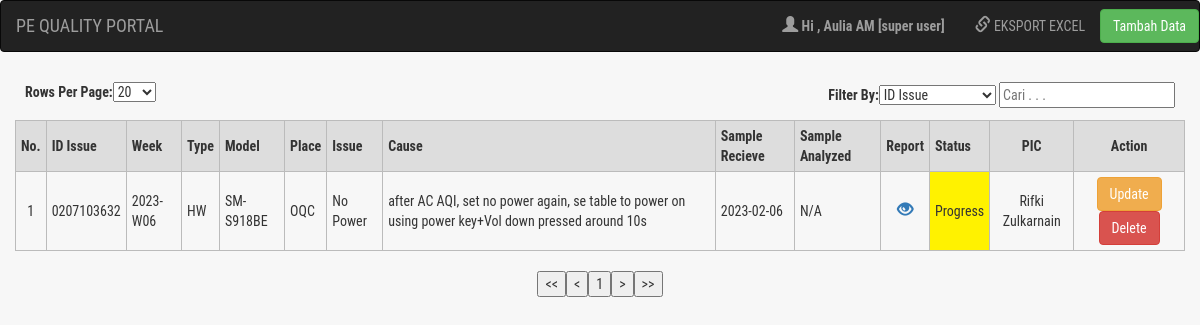
The page /active_issue.php (signed in) on the database its author committed.
### tables this page shows
CREATE TABLE `analisa` (
  `id` int(11) NOT NULL,
  `issue_id` varchar(100) NOT NULL,
  `nama` varchar(100) NOT NULL,
  `week` varchar(100) NOT NULL,
  `type` varchar(100) NOT NULL,
  `model` varchar(100) NOT NULL,
  `place` varchar(100) NOT NULL,
  `issue` varchar(100) NOT NULL,
  `cause` varchar(100) NOT NULL,
  `sample_recieve` varchar(100) NOT NULL,
  `sample_analyze` varchar(100) NOT NULL,
  `report` varchar(100) NOT NULL,
  `status` varchar(100) NOT NULL,
  `timestamp` varchar(100) NOT NULL,
  `part` varchar(100) NOT NULL
);

### active_issue.php (the view, shortened to what this page needs)
<!DOCTYPE html>
<html>
<head>
  <link rel="stylesheet" href="https://maxcdn.bootstrapcdn.com/bootstrap/3.4.1/css/bootstrap.min.css">
  <link rel="stylesheet" href="https://maxcdn.bootstrapcdn.com/font-awesome/4.7.0/css/font-awesome.min.css">
</head>
<nav class="navbar navbar-inverse">
  <div class="container-fluid">
    <div class="navbar-header">
      <a class="navbar-brand" href="index.php">PE QUALITY PORTAL</a>
    </div>
      <ul class="nav navbar-nav navbar-right">
	  <li class="dropdown"><a class="dropdown-toggle thick" data-toggle="dropdown" href="#"><span class="glyphicon glyphicon-user"></span> Hi , <?php if( !isset($_SESSION['name']) ){    echo "Selamat Datang !" ;}   else{    echo $_SESSION['name']." [".$_SESSION['level']."]" ;}    ?>
      </li>
	  <li><a href="export_active_issue.php"><span class="glyphicon glyphicon-link"></span>  EKSPORT EXCEL</a></li>
      <a class="btn btn-success navbar-btn" href="input.php">Tambah Data</a>
    </ul>
  </div>
</nav>
<body>
<div class="container-fluid">
	<table  class="tablemanager">
		<thead>
			<tr>
				<th style="text-align:center;" class="disableSort">No.</th>
				<th class="disableSort">ID Issue</th>
				<th class="disableSort">Week</th>
				<th class="disableSort">Type</th>
				<th class="disableSort">Model</th>
				<th class="disableSort">Place</th>
				<th class="disableSort">Issue</th>
				<th class="disableSort">Cause</th>
				<th class="disableSort">Sample Recieve</th>
				<th class="disableSort">Sample Analyzed</th>
				<th style="text-align:center;" class="disableSort">Report</th>
				<th class="disableSort">Status</th>
				<th style="text-align:center;" class="disableSort">PIC</th>
				<th style="text-align:center;" class="disableSort disableFilterBy">Action</th>
			</tr>
            </thead>
		<?php
$koneksi = mysqli_connect("localhost","root","","pe_analisa");
if ($_SESSION['level']=='super user'){
	$query_mysql = mysqli_query($koneksi,"SELECT * FROM `analisa` WHERE status NOT LIKE 'Finish%' ORDER BY `analisa`.`week` DESC ");
}
else{
	$pengguna = $_SESSION['name'];
	$query_mysql = mysqli_query($koneksi,"SELECT * FROM `analisa` WHERE nama='$pengguna' AND status NOT LIKE 'Finish%' ORDER BY `analisa`.`week` DESC ");
}
$nomor = 1;
while($data = mysqli_fetch_array($query_mysql)){
	$kodewarna = $data['status'];
	$file = 'file/'.$data['report'];
if($data['report'] > 1){
	$filename='<span class="glyphicon glyphicon-eye-open"></span>';
}
else{
    $filename='';
}
if(strpos($kodewarna,'Progress')!==false){
	$warna='#fff200';
  }
  elseif(strpos($kodewarna,'Issue Baru')!==false){
	$warna='#ff6928';
  }
  elseif(strpos($kodewarna,'Finish')!==false){
	$warna='#7fb765';
  }
  else{
	$warna='white';
  }
		echo "<tbody>";
		echo "<tr>";
		echo "<td style='text-align:center;'>".$nomor++."</td>";
		echo "<td>".$data['issue_id']."</td>";
		echo "<td>".$data['week']."</td>";
		echo "<td>".$data['type']."</td>";
		echo "<td>".$data['model']."</td>";
		echo "<td>".$data['place']."</td>";
		echo "<td>".$data['issue']."</td>";
		echo "<td>".$data['cause']."</td>";
		echo "<td>".$data['sample_recieve']."</td>";
		echo "<td>".$data['sample_analyze']."</td> ";
		echo "<td style='text-align:center;'><a href='$file'>".$filename."</a></td>";
		echo "<td bgcolor=$warna>".$data['status']."</td>";
		echo "<td style='text-align:center;'>".$data['nama']."</td>";
        echo "<td style='text-align:center;'>";
        echo "<a class='btn btn-warning' href='edit.php?id=$data[id]'>Update</a> ";
        echo "<a onClick=\"return confirm('Are you sure you want to delete?')\" class='btn btn-danger' href='hapus.php?id=$data[id]'>Delete</a>";
        echo "</td>";
echo "</tr>";
echo "</tbody>";
?>
<?php } ?>
</table>
</div>
</body>
</html>

### active_issue.php (style rules this page uses)
a.thick { font-weight: bold; }
.glyphicon { font-size: 16px; }
body { font-family: "Roboto Condensed", Helvetica, sans-serif; background-color: #f7f7f7; }
a { text-decoration: none; }
table { width: 100%; border-collapse: collapse; margin-top: 20px; margin-bottom: 20px; }
table, th, td { border: 1px solid #bbb; text-align: left; }
th { background-color: #ddd; }
th,td { padding: 5px; }

### rows shown on the page
analisa: issue "0207103632", week "2023-W06", type "HW", model "SM-S918BE", place "OQC", issue "No Power", cause "after AC AQI, set no power again, se table to power on using power key+Vol down pressed around 10s", sample_recieve "2023-02-06", sample_analyze "N/A", status "Progress", nama "Rifki Zulkarnain"

### other values the page prints
$_SESSION['name'] "Aulia AM"
$_SESSION['level'] "super user"
